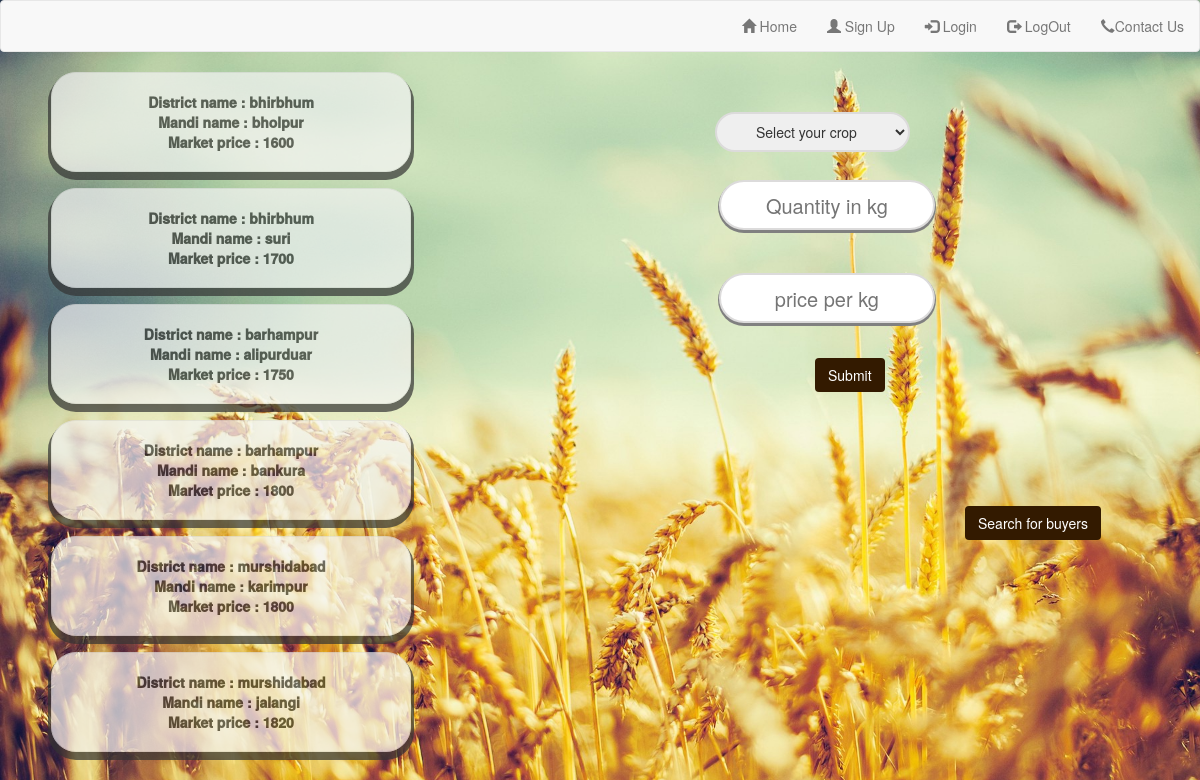
Page /Crops/wheat_market_price.php on the committed database.
### tables this page shows
CREATE TABLE IF NOT EXISTS `wheat_mp` (
  `id_num` int(11) NOT NULL,
  `dist_name` varchar(50) NOT NULL,
  `mandi_name` varchar(50) NOT NULL,
  `mp` varchar(50) NOT NULL
);

### Crops/wheat_market_price.php (the view, shortened to what this page needs)
<html lang="en">
<head>
    <link rel="stylesheet" type="text/css" href="../Assets/css/style.css"/>
    <link rel="stylesheet" href="https://maxcdn.bootstrapcdn.com/bootstrap/3.3.7/css/bootstrap.min.css">
</head>
<body>
<nav class="navbar navbar-default">
    <div class="container-fluid">
        <ul class="nav navbar-nav navbar-right">
             <li><a href="../index.php"><span class="glyphicon glyphicon-home"></span> Home</a></li>
                <li><a href="SignUp/index.php"><span class="glyphicon glyphicon-user"></span> Sign Up</a></li>
                <li><a href="../SignIn/index.php"><span class="glyphicon glyphicon-log-in"></span> Login</a></li>
                <li><a href="../SignOut/index.php"><span class="glyphicon glyphicon-log-out"></span> LogOut</a></li>
                <li><a href=" ../ContactUs/index.php "><span class="glyphicon glyphicon-earphone"></span>Contact Us</a></li>
        </ul>
    </div>
</nav>
<div class="col-md-6">
    <?php
        $con = mysqli_connect("localhost","root","","agriculture");
        $query1 = mysqli_query($con," SELECT * FROM wheat_mp ");
                                            while($row=mysqli_fetch_array($query1))
                                             {
    ?>
        <div class="well">
            <?php echo " District name : "." $row[dist_name]<br>";?>
            <?php echo " Mandi name : "." $row[mandi_name]<br>";?>
            <?php echo " Market price : "." $row[mp]<br>";?>
        </div>
        <?php
             }
        ?>
    </div>
    <div class="col-md-6">
    <form method="POST" action="insert_sell_crop.php">
            <select name="crop_name" style="border-radius:25px; height:40px ;border: 2px solid #dcdbdb;padding-left:35px;padding-right:35px;margin-top:40px;margin-left:100px;" placeholder="select crop"><br>
                             <option value="1" style="opacity:0.7;">Select your crop</option>
            </select><br><br>
        <div class="form-group">
                                <input type="text" class="form" name="quantity" placeholder="Quantity in kg">
        </div><br>
        <div class="form-group">
                                <input type="text" class="form" name="price" placeholder="price per kg">
        </div><br>
    <div >
        <button type="sub" class="btn submit_center " name="sub">Submit</button>
    </div>
         </form>
    <div>
        <form action="search_wheat_sell.php">
        <button type="sub" class="btn  submit_center1" name="sub1">Search for buyers</button>
        </form>
    </div>
    </div>
</body>
</html>

### Assets/css/style.css (style rules this page uses)
html { width: 100%; }
* { -webkit-text-size-adjust: none; }
body { font: 14px/18px Arial, Helvetica, sans-serif; color:#666565; position:relative; min-width: 1200px; background: #000; }
ul { padding: 0; margin: 0; list-style: none; }
a { text-decoration: none; color: inherit; outline: none; transition: 0.5s ease; -o-transition: 0.5s ease; -webkit-transition: 0.5s ease; }
.white.wt3 .img_inner, { border-width: 2px; margin-top: 2px; }

### Crops/wheat_market_price.php (style rules this page uses)
body { background-image: url("../Assets/images/wheatwall.jpg"); background-repeat: no-repeat; background-size: cover; }
.well { margin-left: 3vw; width:30vw; height:auto; text-align: center; box-shadow: 0px 5px 0px 3px; opacity:0.7; font-weight: 1000; border: bold 2px; text-decoration: none; border-radius: 25px; margin-bottom: 2vh; }
.form { box-shadow: grey 0px 2px 0px 1px; border-radius: 25px; height: 2.5em; width: 18vw; border: 2px solid #dcdbdb; padding-left: 35px; padding-right: 35px; text-align: center; font-size: 2.5vh; margin-top: 1vh; margin-right: 100px; margin-left:100px; }
.submit_center { margin-left:200px; background-color: #331a00; color:white; }
.submit_center1 { margin-left:350px; margin-top: 100px; background-color: #331a00; color:white; }

### rows in the picture
wheat_mp: dist_name "bhirbhum", mandi_name "bholpur", mp "1600"
wheat_mp: dist_name "bhirbhum", mandi_name "suri", mp "1700"
wheat_mp: dist_name "barhampur", mandi_name "alipurduar", mp "1750"
wheat_mp: dist_name "barhampur", mandi_name "bankura", mp "1800"
wheat_mp: dist_name "murshidabad", mandi_name "karimpur", mp "1800"
wheat_mp: dist_name "murshidabad", mandi_name "jalangi", mp "1820"
